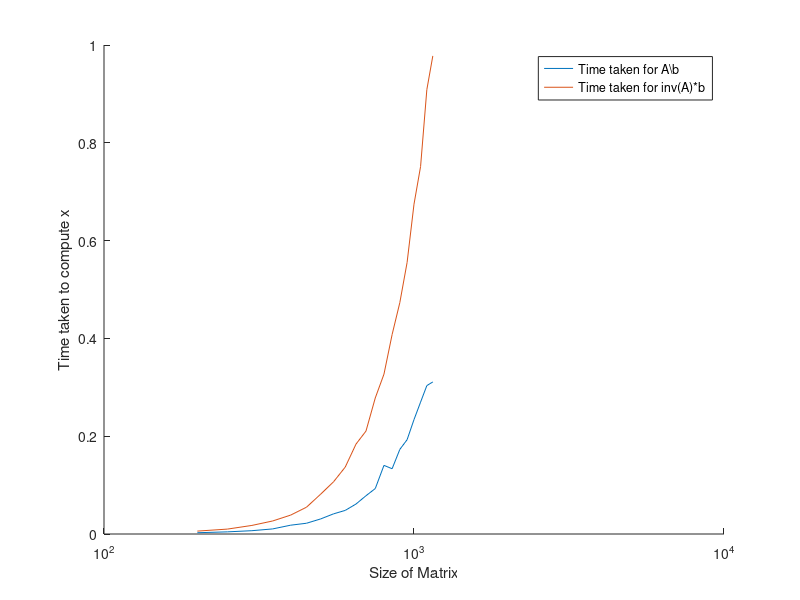

This chart was generated by the following MATLAB code:
clear all;
clc;

times1 = [];
times2 = [];

for n = 200:50:1150
    A= randn(n);
    b=randn(n, 1);
    tic;
    x = A\b;
    temp = toc;
    times1 = [times1; temp];
    tic;
    x = inv(A)*b;
    temp = toc;
    times2 = [times2; temp];
end
hold on;
semilogx(200:50:1150, times1);
semilogx(200:50:1150, times2);
legend('Time taken for A\b', 'Time taken for inv(A)*b');
xlabel('Size of Matrix');
ylabel('Time taken to compute x');
hold off;
